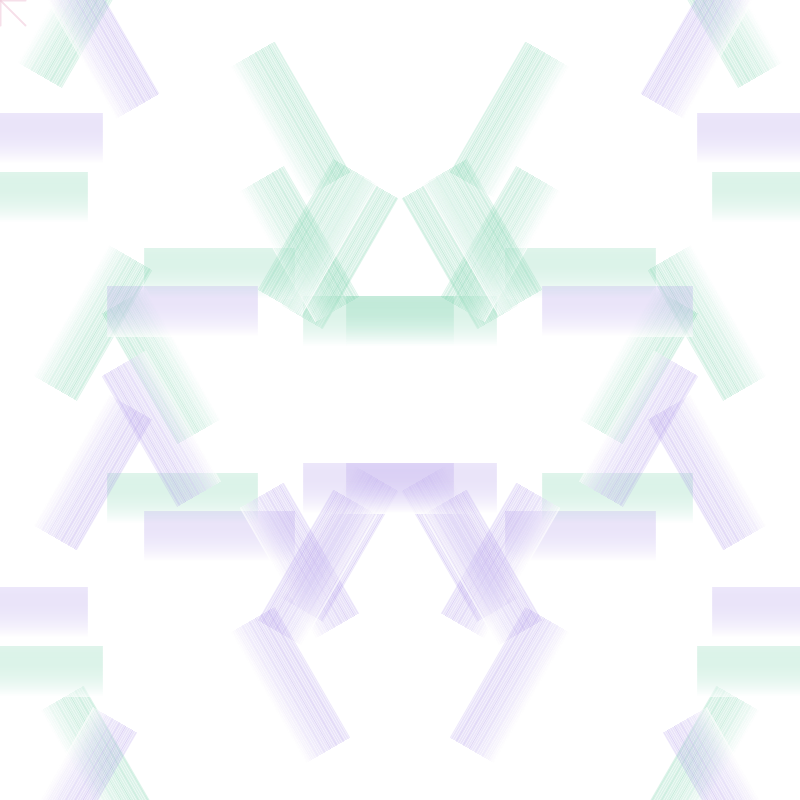
Frame 1 (no input)
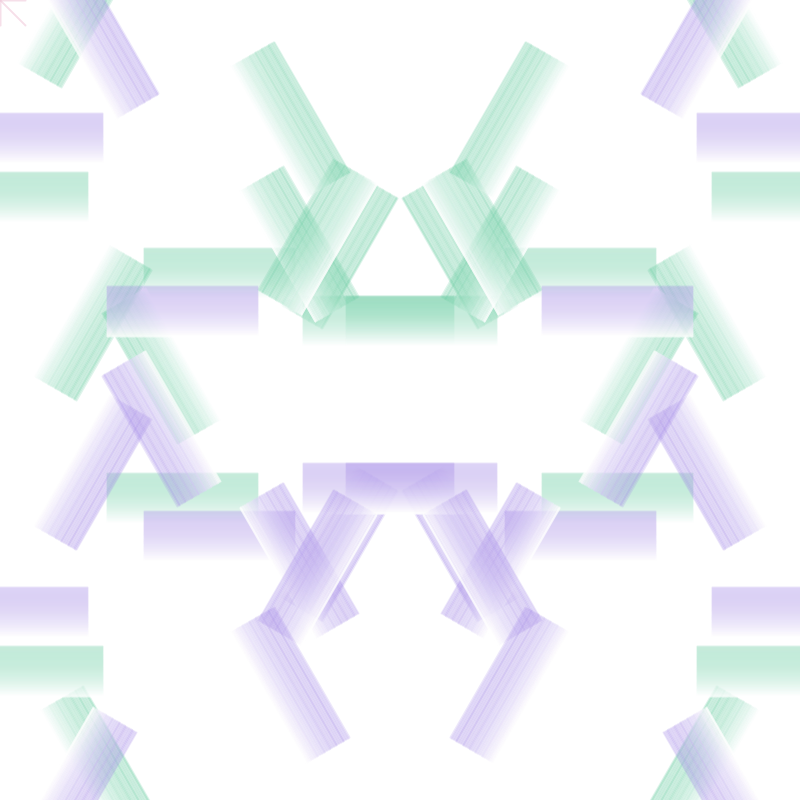
Frame 60 (the mouse pressed at the canvas centre just before this capture)
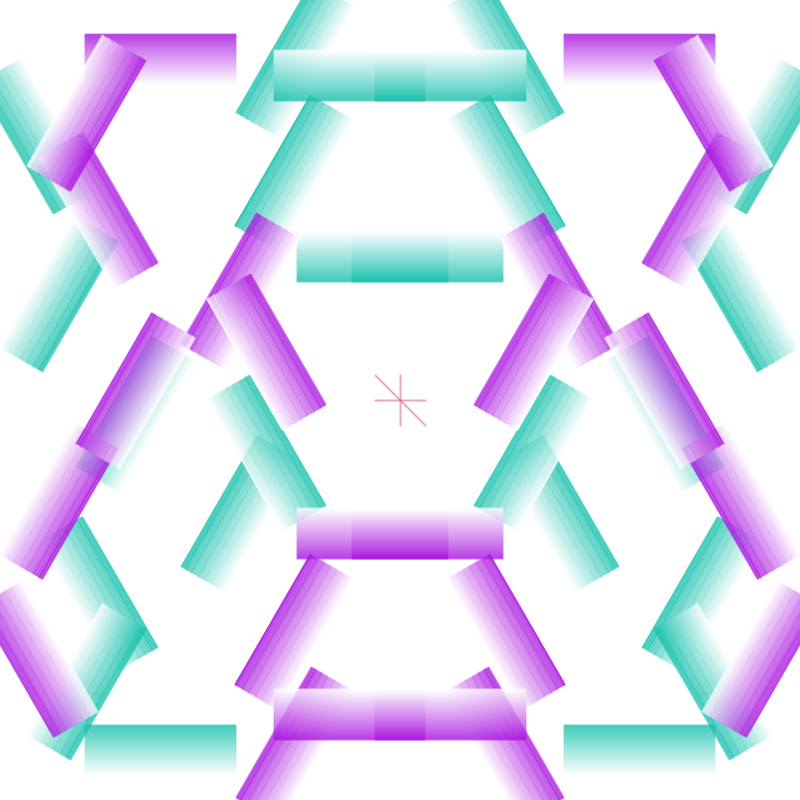
Frame 120 (the mouse held since frame 60 and released just before this capture)

The Processing sketch that drew these frames (run headless with seeded random() and noise(); from frame 60 on, the mouse is pressed at the canvas centre):

// Processing sketch: variablePractice
// ── variablePractice.pde
int numRects; 
float[][] rectPositions; 
int[] angles; // 직사각형 각도
color rectColor, overlayColor; 
color mouseColor; 
float rectWidth = 150; 
float rectHeight = 40; 
int maxRects = 15; 

void setup() {
  size(800, 800);
  numRects = int(random(10, maxRects)); // 직사각형 개수 랜덤 설정
  rectPositions = new float[numRects][2]; // 위치 배열 초기화
  angles = new int[numRects]; // 각도 배열 초기화

  // 직사각형의 초기 위치와 각도 설정
  for (int i = 0; i < numRects; i++) {
    rectPositions[i][0] = random(0, width / 2); // 왼쪽 절반에 위치
    rectPositions[i][1] = random(0, height); // Y 위치
    angles[i] = int(random(0, 6)) * 60; // 랜덤 60도 단위 각도
  }

  // 색상
  rectColor = color(random(255), random(150, 255), random(150, 255), 150);
  overlayColor = color(random(150, 255), random(255), random(150, 255), 150);
  mouseColor = color(random(100, 255), random(100, 255), random(100, 255), 150);
}

void draw() {
  background(255);
  float transparency = map(mouseY, 0, height, 50, 255);


  drawPattern(transparency); // 패턴
  drawOverlayPattern(transparency); // 중첩패턴

  // 마우스 위치에 커서 그리기
  drawCustomCursor(mouseX, mouseY);
}

void drawPattern(float transparency) {
  for (int i = 0; i < numRects; i++) {
    // 좌측 패턴
    color fillColor = color(red(rectColor), green(rectColor), blue(rectColor), transparency); // 현재 투명도를 가진 색상
    drawGradientRect(rectPositions[i][0], rectPositions[i][1], angles[i], fillColor);

    // 우측 패턴 (좌우 반전)
    drawGradientRect(width - rectPositions[i][0], rectPositions[i][1], -angles[i], fillColor);
  }
}

void drawOverlayPattern(float transparency) {
  for (int i = 0; i < numRects; i++) {
    float overlayY = height - rectPositions[i][1]; // Y 좌표 반전
    // 중첩 패턴 그리기
    color fillColor = color(red(overlayColor), green(overlayColor), blue(overlayColor), transparency); // 현재 투명도를 가진 색상
    drawGradientRect(rectPositions[i][0], overlayY, angles[i], fillColor);

    // 대칭 패턴 그리기
    drawGradientRect(width - rectPositions[i][0], overlayY, -angles[i], fillColor);
  }
}

void drawGradientRect(float x, float y, float angle, color fillColor) {
  pushMatrix(); // 현재 변환 상태 저장
  translate(x, y); // 위치 이동
  rotate(radians(angle)); // 각도 회전

  // 그라데이션 적용
  for (int j = 0; j <= 50; j++) {
    float inter = map(j, 0, 50, 0, 1); // 그라데이션 비율 계산
    color c = lerpColor(fillColor, color(255, 255, 255, 150), inter); // 색상 보간
    stroke(c); // 테두리 색상 설정
    line(-rectWidth / 2, j - rectHeight / 2, rectWidth / 2, j - rectHeight / 2); // 직사각형 그리기
  }

  popMatrix(); // 이전 변환 상태 복원
}

void drawCustomCursor(float x, float y) {
  strokeWeight(2); // 선 두께
  stroke(mouseColor); // 마우스 색상 설정

  // 수평 선
  line(x - 25, y, x + 25, y); // 중심을 기준으로 가로
  // 수직 선
  line(x, y - 25, x, y + 25); // 중심을 기준으로 세로
  // 대각선 선
  line(x - 25, y - 25, x + 25, y + 25); // 대각선 추가
}

void mousePressed() {
  // 클릭 시 색상 변경
  rectColor = color(random(255), random(150, 255), random(150, 255), 150); // 밝은 색으로 변경
  overlayColor = color(random(150, 255), random(255), random(150, 255), 150); // 화사한 색으로 변경

  // 직사각형 개수 랜덤 변경
  numRects = int(random(10, maxRects)); // 새로운 개수 설정
  rectPositions = new float[numRects][2]; // 위치 배열 초기화
  angles = new int[numRects]; // 각도 배열 초기화

  // 직사각형 위치와 각도 변경
  for (int i = 0; i < numRects; i++) {
    rectPositions[i][0] = random(0, width / 2); // 랜덤 위치
    rectPositions[i][1] = random(0, height); // 랜덤 Y 위치
    angles[i] = int(random(0, 6)) * 60; // 랜덤 각도 변경
  }

  // 마우스 색상 랜덤으로 변경
  mouseColor = color(random(100, 255), random(100, 255), random(100, 255), 150); // 마우스 색상도 화사하게 변경
}


//chat gpt의 도움을 받았습니다
